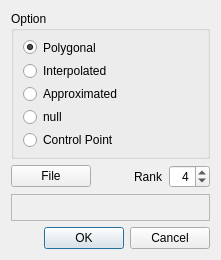
<?xml version="1.0" encoding="UTF-8"?>
<ui version="4.0">
 <class>QtNurbsSurfDialog</class>
 <widget class="QDialog" name="QtNurbsSurfDialog">
  <property name="geometry">
   <rect>
    <x>0</x>
    <y>0</y>
    <width>221</width>
    <height>260</height>
   </rect>
  </property>
  <property name="sizePolicy">
   <sizepolicy hsizetype="Minimum" vsizetype="Minimum">
    <horstretch>0</horstretch>
    <verstretch>0</verstretch>
   </sizepolicy>
  </property>
  <property name="minimumSize">
   <size>
    <width>200</width>
    <height>260</height>
   </size>
  </property>
  <property name="windowTitle">
   <string>Dialog</string>
  </property>
  <layout class="QGridLayout" name="gridLayout">
   <item row="0" column="0">
    <widget class="QGroupBox" name="optionBox">
     <property name="title">
      <string>Option</string>
     </property>
     <layout class="QVBoxLayout" name="verticalLayout">
      <property name="spacing">
       <number>9</number>
      </property>
      <item>
       <widget class="QRadioButton" name="plyRadBtn">
        <property name="text">
         <string>Polygonal</string>
        </property>
        <property name="checked">
         <bool>true</bool>
        </property>
        <attribute name="buttonGroup">
         <string notr="true">buttonGroup</string>
        </attribute>
       </widget>
      </item>
      <item>
       <widget class="QRadioButton" name="intRadBtn">
        <property name="text">
         <string>Interpolated</string>
        </property>
        <attribute name="buttonGroup">
         <string notr="true">buttonGroup</string>
        </attribute>
       </widget>
      </item>
      <item>
       <widget class="QRadioButton" name="appRadBtn">
        <property name="text">
         <string>Approximated</string>
        </property>
        <attribute name="buttonGroup">
         <string notr="true">buttonGroup</string>
        </attribute>
       </widget>
      </item>
      <item>
       <widget class="QRadioButton" name="nullRadBtn">
        <property name="text">
         <string>null</string>
        </property>
        <attribute name="buttonGroup">
         <string notr="true">buttonGroup</string>
        </attribute>
       </widget>
      </item>
      <item>
       <widget class="QRadioButton" name="cpRadBtn">
        <property name="text">
         <string>Control Point</string>
        </property>
        <attribute name="buttonGroup">
         <string notr="true">buttonGroup</string>
        </attribute>
       </widget>
      </item>
     </layout>
    </widget>
   </item>
   <item row="3" column="0">
    <widget class="QDialogButtonBox" name="buttonBox">
     <property name="orientation">
      <enum>Qt::Horizontal</enum>
     </property>
     <property name="standardButtons">
      <set>QDialogButtonBox::Cancel|QDialogButtonBox::Ok</set>
     </property>
    </widget>
   </item>
   <item row="1" column="0">
    <layout class="QHBoxLayout" name="horizontalLayout">
     <item>
      <widget class="QPushButton" name="fileBtn">
       <property name="sizePolicy">
        <sizepolicy hsizetype="Fixed" vsizetype="Fixed">
         <horstretch>0</horstretch>
         <verstretch>0</verstretch>
        </sizepolicy>
       </property>
       <property name="text">
        <string>File</string>
       </property>
      </widget>
     </item>
     <item>
      <spacer name="horizontalSpacer">
       <property name="orientation">
        <enum>Qt::Horizontal</enum>
       </property>
       <property name="sizeHint" stdset="0">
        <size>
         <width>40</width>
         <height>20</height>
        </size>
       </property>
      </spacer>
     </item>
     <item>
      <widget class="QLabel" name="label">
       <property name="sizePolicy">
        <sizepolicy hsizetype="Fixed" vsizetype="Preferred">
         <horstretch>0</horstretch>
         <verstretch>0</verstretch>
        </sizepolicy>
       </property>
       <property name="text">
        <string>Rank</string>
       </property>
      </widget>
     </item>
     <item>
      <widget class="QSpinBox" name="rankSpin">
       <property name="alignment">
        <set>Qt::AlignRight|Qt::AlignTrailing|Qt::AlignVCenter</set>
       </property>
       <property name="minimum">
        <number>2</number>
       </property>
       <property name="maximum">
        <number>10</number>
       </property>
       <property name="value">
        <number>4</number>
       </property>
      </widget>
     </item>
    </layout>
   </item>
   <item row="2" column="0">
    <widget class="QLabel" name="inpFileLabel">
     <property name="sizePolicy">
      <sizepolicy hsizetype="Preferred" vsizetype="Fixed">
       <horstretch>0</horstretch>
       <verstretch>0</verstretch>
      </sizepolicy>
     </property>
     <property name="minimumSize">
      <size>
       <width>0</width>
       <height>27</height>
      </size>
     </property>
     <property name="frameShape">
      <enum>QFrame::StyledPanel</enum>
     </property>
     <property name="frameShadow">
      <enum>QFrame::Sunken</enum>
     </property>
     <property name="text">
      <string/>
     </property>
     <property name="alignment">
      <set>Qt::AlignRight|Qt::AlignTrailing|Qt::AlignVCenter</set>
     </property>
     <property name="margin">
      <number>0</number>
     </property>
    </widget>
   </item>
  </layout>
 </widget>
 <resources/>
 <connections>
  <connection>
   <sender>buttonBox</sender>
   <signal>accepted()</signal>
   <receiver>QtNurbsSurfDialog</receiver>
   <slot>accept()</slot>
   <hints>
    <hint type="sourcelabel">
     <x>248</x>
     <y>254</y>
    </hint>
    <hint type="destinationlabel">
     <x>157</x>
     <y>274</y>
    </hint>
   </hints>
  </connection>
  <connection>
   <sender>buttonBox</sender>
   <signal>rejected()</signal>
   <receiver>QtNurbsSurfDialog</receiver>
   <slot>reject()</slot>
   <hints>
    <hint type="sourcelabel">
     <x>316</x>
     <y>260</y>
    </hint>
    <hint type="destinationlabel">
     <x>286</x>
     <y>274</y>
    </hint>
   </hints>
  </connection>
 </connections>
 <buttongroups>
  <buttongroup name="buttonGroup"/>
 </buttongroups>
</ui>
